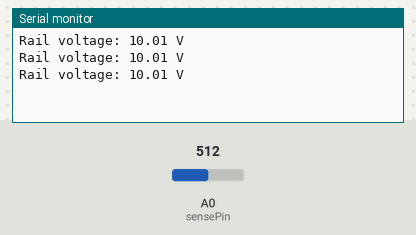
The sketch below on a simulated Arduino Uno, built with avr-gcc and run on an emulated ATmega328P. Shown: the last lines printed to the serial monitor. Inputs (shaded band) come from the test bench; at power-on: A0 (sensePin) = 512.

Above: at 1.3 s.
1.4 s: A0 (sensePin) set to 716
At 1.9 s:
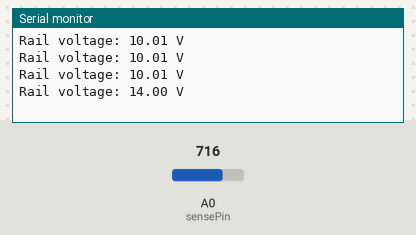
2.9 s: A0 (sensePin) set to 900
At 3.4 s:
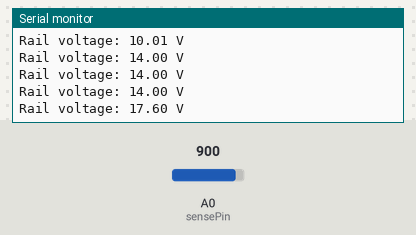
Timing chart, 0 to 5.9 s (numbered marks = the images above; inputs shaded):
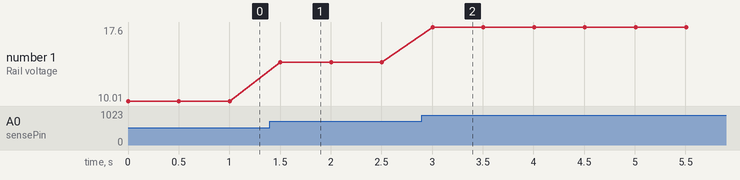

Measured:
- after the input at 1.4 s, the serial monitor: prints a new line after 0.10 s (image 1)
- after the input at 2.9 s, the serial monitor: prints a new line after 0.10 s (image 2)
- plotted number 1: 10.01 → 14 after the input at 1.4 s, 14 → 17.6 after the input at 2.9 s

The sketch:

example.ino
```cpp
// Reads the XL4015 output via a 30k/10k voltage divider into Arduino A0, converts the ADC reading to the rail voltage, and prints it to Serial every 0.5 seconds.
//
// Buy this module: https://shillehtek.com/products/dc-dc-xl4015-adjustable-step-down-module-4-38v-5a-96-high-efficiency
// Full manual: https://shillehtek.com/blogs/shillehtek-product-manuals/dc-dc-xl4015-adjustable-step-down-module-4-38v-5a-96-high-efficiency-manual
// More examples: https://github.com/shillehbean/shillehtek-examples
//

// Monitor XL4015 output rail with Arduino ADC
// Voltage divider: OUT+ -- 30k -- A0 -- 10k -- GND
// Divides up to 22V down to ~5.5V at A0 (Arduino 5V tolerant)

const int sensePin = A0;
const float DIV_RATIO = (30000.0 + 10000.0) / 10000.0;  // = 4.0

void setup() {
  Serial.begin(9600);
}

void loop() {
  int raw = analogRead(sensePin);
  float vAtPin = raw * (5.0 / 1023.0);
  float vRail = vAtPin * DIV_RATIO;
  Serial.print("Rail voltage: ");
  Serial.print(vRail, 2);
  Serial.println(" V");
  delay(500);
}
```
